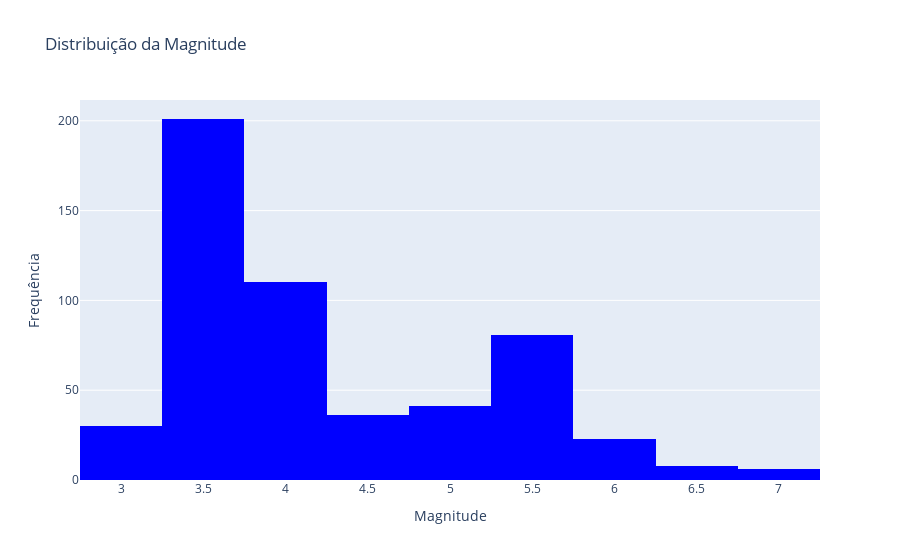

Notebook source saved alongside this figure:
### Markdown cell above
## Graficos pos-limpeza

### Code cell
def classificar_impacto(magnitude):
    if magnitude >= 6.0:
        return 'Alto'
    elif magnitude >= 5.1:
        return 'Médio'
    else:
        return 'Baixo'

# Aplicar a função para criar a coluna 'impacto'
sem_nulos['impacto'] = sem_nulos['magnitude'].apply(classificar_impacto)

# Calcular a profundidade média por magnitude
profundidade_media = sem_nulos.groupby('magnitude')['depth'].mean().reset_index()

# Substituir 'Insular Oceania' por 'Oceania'
sem_nulos['continent'] = sem_nulos['continent'].replace('Insluar Oceania', 'Insular Oceania')
sem_nulos['continent'] = sem_nulos['continent'].replace('Insular Oceania', 'Oceania')

# 1. Distribuição da Magnitude
fig1 = px.histogram(
    sem_nulos, 
    x='magnitude', 
    nbins=20, 
    title='Distribuição da Magnitude',
    labels={'magnitude': 'Magnitude'},
    color_discrete_sequence=['blue']
)
fig1.update_layout(xaxis_title='Magnitude', yaxis_title='Frequência')
fig1.show()

# 2. Relação entre Profundidade e Magnitude
fig2 = px.scatter(
    sem_nulos, 
    x='depth', 
    y='magnitude', 
    color='continent',
    size='magnitude',
    title='Profundidade vs Magnitude',
    labels={'depth': 'Profundidade (km)', 'magnitude': 'Magnitude'},
    hover_data=['city', 'subnational', 'felt']
)
fig2.update_layout(xaxis_title='Profundidade (km)', yaxis_title='Magnitude')
fig2.show()

# 3. Intensidade Percebida (MMI/CDI) vs Magnitude
fig3 = px.box(
    sem_nulos, 
    x='mmi', 
    y='magnitude', 
    color='continent',
    title='MMI vs Magnitude',
    labels={'mmi': 'MMI', 'magnitude': 'Magnitude'},
    color_discrete_sequence=px.colors.qualitative.Set3
)
fig3.update_layout(xaxis_title='MMI', yaxis_title='Magnitude')
fig3.show()

fig4 = px.box(
    sem_nulos, 
    x='cdi', 
    y='magnitude', 
    color='continent',
    title='CDI vs Magnitude',
    labels={'cdi': 'CDI', 'magnitude': 'Magnitude'},
    color_discrete_sequence=px.colors.qualitative.Pastel
)
fig4.update_layout(xaxis_title='CDI', yaxis_title='Magnitude')
fig4.show()

# 4. Mapa Geográfico dos Terremotos
fig5 = px.scatter_geo(
    sem_nulos, 
    lat='latitude', 
    lon='longitude', 
    color='continent',
    size='magnitude',
    title='Mapa Geográfico dos Terremotos',
    labels={'latitude': 'Latitude', 'longitude': 'Longitude', 'magnitude': 'Magnitude'},
    hover_name='city',
    projection='natural earth'
)
fig5.update_layout(legend_title='Continente')
fig5.show()

# 5. Frequência de Terremotos por Continente
fig6 = px.bar(
    frequencia_por_continente, 
    y='Frequência', 
    title='Frequência de Terremotos por Continente',
    color='Continente',
    color_discrete_sequence=px.colors.qualitative.Set2,
    text='Frequência'
)
fig6.update_layout(xaxis_title='Continente', yaxis_title='Frequência')
fig6.show()

### Figure 1 — Plotly figure (JSON) as saved in the notebook; plotly's stock layout.template omitted (floating-point values rounded to 4 significant figures; data arrays with more than 128 entries replaced by an {"elided": "..."} marker saying what was removed)
{"data": [{"alignmentgroup": "True", "bingroup": "x", "hovertemplate": "Magnitude=%{x}<br>count=%{y}<extra></extra>", "legendgroup": "", "marker": {"color": "blue", "pattern": {"shape": ""}}, "name": "", "nbinsx": 20, "offsetgroup": "", "orientation": "v", "showlegend": false, "type": "histogram", "x": {"elided": "536 float values"}, "xaxis": "x", "yaxis": "y"}], "layout": {"autosize": true, "barmode": "relative", "legend": {"tracegroupgap": 0}, "title": {"text": "Distribuição da Magnitude"}, "xaxis": {"anchor": "y", "autorange": true, "domain": [0, 1], "range": [2.75, 7.25], "title": {"text": "Magnitude"}, "type": "linear"}, "yaxis": {"anchor": "x", "autorange": true, "domain": [0, 1], "range": [0, 211.6], "title": {"text": "Frequência"}}}}
